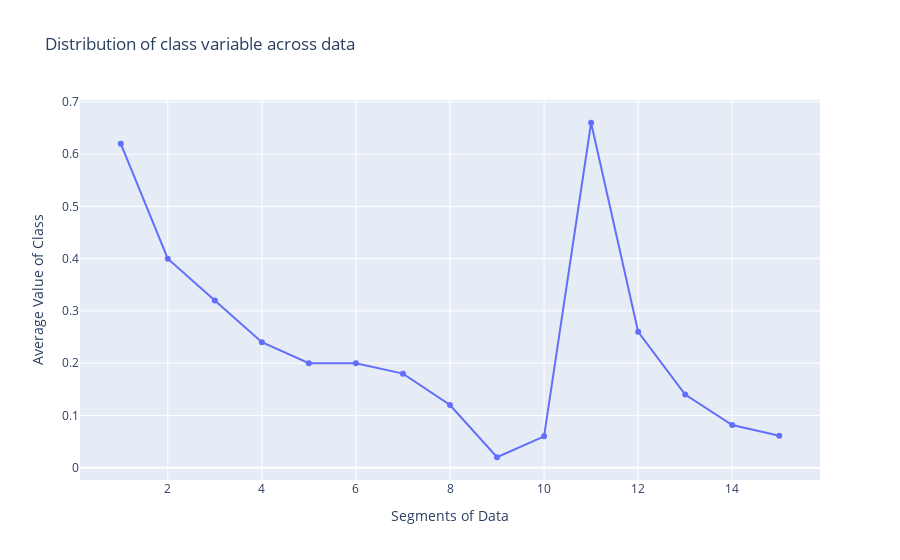

The code cell stored with this chart in its notebook:
### Code cell
segments_df= np.array_split(bt_df, 15)

class_distribution_fig = go.Figure()
avg_class = np.zeros((15, 2))

for i in range(len(segments_df)):
    avg_class[i][1] = sum(segments_df[i]['class'])/len(segments_df[i])
    avg_class[i][0] = i+1

class_distribution_fig = go.Figure()

class_distribution_fig.add_trace(go.Scatter(
    x=avg_class[:, 0],  
    y=avg_class[:, 1],  
    mode='lines+markers', 
    name='Data Points'
))

class_distribution_fig.update_layout(
    title='Distribution of class variable across data',
    xaxis_title='Segments of Data',
    yaxis_title='Average Value of Class',
)

class_distribution_fig.show()

### Figure 1 — Plotly figure (JSON) as saved in the notebook; plotly's stock layout.template omitted (floating-point values rounded to 4 significant figures)
{"data": [{"mode": "lines+markers", "name": "Data Points", "type": "scatter", "x": [1, 2, 3, 4, 5, 6, 7, 8, 9, 10, 11, 12, 13, 14, 15], "y": [0.62, 0.4, 0.32, 0.24, 0.2, 0.2, 0.18, 0.12, 0.02, 0.06, 0.66, 0.26, 0.14, 0.08163, 0.06122]}], "layout": {"title": {"text": "Distribution of class variable across data"}, "xaxis": {"title": {"text": "Segments of Data"}}, "yaxis": {"title": {"text": "Average Value of Class"}}}}
